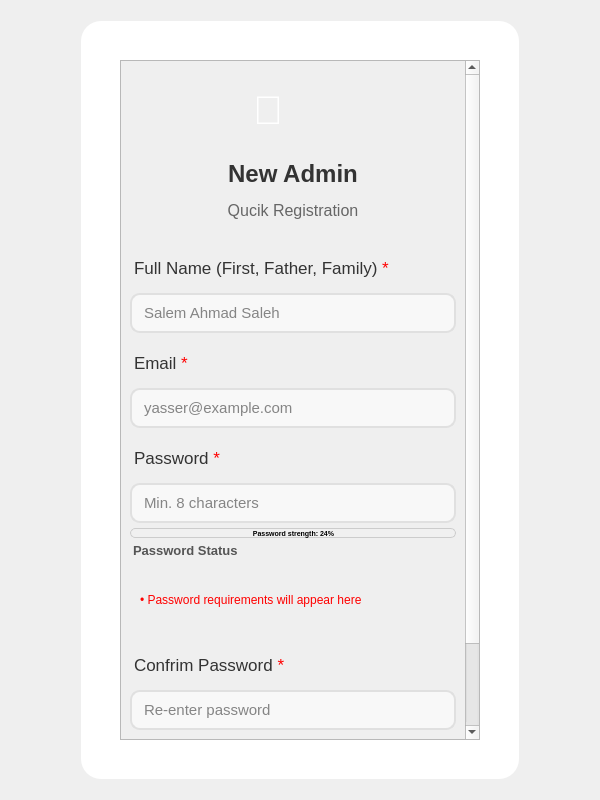
<?xml version="1.0" encoding="UTF-8"?>
<ui version="4.0">
 <class>CreateAdminAccountWidget</class>
 <widget class="QWidget" name="CreateAdminAccountWidget">
  <property name="geometry">
   <rect>
    <x>0</x>
    <y>0</y>
    <width>600</width>
    <height>800</height>
   </rect>
  </property>
  <property name="minimumSize">
   <size>
    <width>0</width>
    <height>500</height>
   </size>
  </property>
  <property name="windowTitle">
   <string>Create New Account</string>
  </property>
  <property name="windowIcon">
   <iconset>
    <normaloff>:/qrc_images/assets/images/login_bg.png</normaloff>:/qrc_images/assets/images/login_bg.png</iconset>
  </property>
  <property name="styleSheet">
   <string notr="true">background: qlineargradient(
    x1:0, y1:0,
    x2:1, y2:1,
    stop:0 #f093fb,
    stop:1 #f5576c
);
</string>
  </property>
  <layout class="QGridLayout" name="gridLayout_2">
   <item row="1" column="2">
    <spacer name="horizontalSpacer_2">
     <property name="orientation">
      <enum>Qt::Orientation::Horizontal</enum>
     </property>
     <property name="sizeType">
      <enum>QSizePolicy::Policy::Preferred</enum>
     </property>
     <property name="sizeHint" stdset="0">
      <size>
       <width>70</width>
       <height>20</height>
      </size>
     </property>
    </spacer>
   </item>
   <item row="1" column="0">
    <spacer name="horizontalSpacer">
     <property name="orientation">
      <enum>Qt::Orientation::Horizontal</enum>
     </property>
     <property name="sizeType">
      <enum>QSizePolicy::Policy::Preferred</enum>
     </property>
     <property name="sizeHint" stdset="0">
      <size>
       <width>70</width>
       <height>20</height>
      </size>
     </property>
    </spacer>
   </item>
   <item row="0" column="1">
    <spacer name="verticalSpacer">
     <property name="orientation">
      <enum>Qt::Orientation::Vertical</enum>
     </property>
     <property name="sizeType">
      <enum>QSizePolicy::Policy::Minimum</enum>
     </property>
     <property name="sizeHint" stdset="0">
      <size>
       <width>20</width>
       <height>10</height>
      </size>
     </property>
    </spacer>
   </item>
   <item row="1" column="1">
    <widget class="QFrame" name="loginPanel">
     <property name="enabled">
      <bool>true</bool>
     </property>
     <property name="sizePolicy">
      <sizepolicy hsizetype="Preferred" vsizetype="Preferred">
       <horstretch>0</horstretch>
       <verstretch>0</verstretch>
      </sizepolicy>
     </property>
     <property name="minimumSize">
      <size>
       <width>400</width>
       <height>0</height>
      </size>
     </property>
     <property name="maximumSize">
      <size>
       <width>650</width>
       <height>1000</height>
      </size>
     </property>
     <property name="styleSheet">
      <string notr="true">QFrame#loginPanel {
    background-color: #ffffff;
    border-radius: 20px;
    padding: 30px;
}
</string>
     </property>
     <property name="frameShape">
      <enum>QFrame::Shape::NoFrame</enum>
     </property>
     <property name="frameShadow">
      <enum>QFrame::Shadow::Raised</enum>
     </property>
     <property name="lineWidth">
      <number>0</number>
     </property>
     <layout class="QGridLayout" name="gridLayout">
      <item row="0" column="1">
       <widget class="QScrollArea" name="scrollAreaCreateAcc">
        <property name="minimumSize">
         <size>
          <width>0</width>
          <height>0</height>
         </size>
        </property>
        <property name="styleSheet">
         <string notr="true">/* ===== ScrollArea Transparent Background ===== */
QScrollArea#scrollAreaCreateAcc {
    background: transparent;
    border: none;
    padding-right: 3px; /* leaves space for the scrollbar to appear offset */
}

QScrollArea#scrollAreaCreateAcc &gt; QWidget {
    background: transparent;
}

QScrollArea#scrollAreaCreateAcc &gt; QWidget &gt; QWidget {
    background: transparent;
}

/* ===== VERTICAL SCROLLBAR ===== */
QScrollBar:vertical {
    width: 12px;
    background: rgba(255, 255, 255, 0.05);  /* subtle track */
    margin: 0px 0px 0px 0;  /* TOP RIGHT BOTTOM LEFT */
    border-radius: 6px;
}

QScrollBar::handle:vertical {
    background: rgba(120, 120, 120, 0.35);  /* glassy thumb */
    border-radius: 6px;
    min-height: 30px;
    border: 1px solid rgba(255, 255, 255, 0.2); /* subtle highlight */
}

QScrollBar::handle:vertical:hover {
    background: rgba(120, 120, 120, 0.55);
}

/* Up/Down buttons */
QScrollBar::add-line:vertical,
QScrollBar::sub-line:vertical {
    height: 16px;
    background: rgba(180, 180, 180, 0.35);
    border-radius: 4px;
}

/* Arrow icons */
QScrollBar::up-arrow:vertical,
QScrollBar::down-arrow:vertical {
    width: 6px;
    height: 6px;
    background: transparent;
}

/* Remove the blank area inside */
QScrollBar::add-page:vertical,
QScrollBar::sub-page:vertical {
    background: none;
}
</string>
        </property>
        <property name="verticalScrollBarPolicy">
         <enum>Qt::ScrollBarPolicy::ScrollBarAsNeeded</enum>
        </property>
        <property name="horizontalScrollBarPolicy">
         <enum>Qt::ScrollBarPolicy::ScrollBarAlwaysOff</enum>
        </property>
        <property name="sizeAdjustPolicy">
         <enum>QAbstractScrollArea::SizeAdjustPolicy::AdjustToContents</enum>
        </property>
        <property name="widgetResizable">
         <bool>true</bool>
        </property>
        <widget class="QWidget" name="scrollAreaWidgetContents">
         <property name="geometry">
          <rect>
           <x>0</x>
           <y>-19</y>
           <width>343</width>
           <height>802</height>
          </rect>
         </property>
         <property name="sizePolicy">
          <sizepolicy hsizetype="Expanding" vsizetype="MinimumExpanding">
           <horstretch>0</horstretch>
           <verstretch>0</verstretch>
          </sizepolicy>
         </property>
         <layout class="QVBoxLayout" name="verticalLayout_5">
          <item>
           <layout class="QVBoxLayout" name="verticalLayout_Title">
            <property name="spacing">
             <number>6</number>
            </property>
            <item alignment="Qt::AlignmentFlag::AlignHCenter">
             <widget class="QLabel" name="logoIcon">
              <property name="minimumSize">
               <size>
                <width>80</width>
                <height>80</height>
               </size>
              </property>
              <property name="maximumSize">
               <size>
                <width>80</width>
                <height>80</height>
               </size>
              </property>
              <property name="styleSheet">
               <string notr="true">QLabel#logoIcon {
    background: qlineargradient(
    x1:0, y1:0,
    x2:1, y2:1,
    stop:0 #f093fb,
    stop:1 #f5576c
);

    border-radius: 40px;
    min-width: 80px;
    min-height: 80px;
    max-width: 80px;
    max-height: 80px;
    font-size: 40px;
    color: white;
    qproperty-alignment: 'AlignCenter';
}
</string>
              </property>
              <property name="text">
               <string>🌟</string>
              </property>
             </widget>
            </item>
            <item alignment="Qt::AlignmentFlag::AlignHCenter">
             <widget class="QLabel" name="lableTitle">
              <property name="minimumSize">
               <size>
                <width>120</width>
                <height>35</height>
               </size>
              </property>
              <property name="styleSheet">
               <string notr="true">QLabel {
    color: #333333;
    font-size: 18pt;
    font-weight: bold;
    text-align: center;
    background: transparent;
}</string>
              </property>
              <property name="text">
               <string>New Admin</string>
              </property>
              <property name="alignment">
               <set>Qt::AlignmentFlag::AlignCenter</set>
              </property>
             </widget>
            </item>
            <item>
             <widget class="QLabel" name="labelSubtitle">
              <property name="minimumSize">
               <size>
                <width>300</width>
                <height>40</height>
               </size>
              </property>
              <property name="styleSheet">
               <string notr="true">QLabel#labelSubtitle{
    color: #666666;              /* gray color like HTML example */
    font-size: 12pt;              /* adjust size to fit QFrame */
    font-weight: normal;
    qproperty-alignment: 'AlignCenter';   /* center text horizontally */
    margin-bottom: 14px;          
    background: transparent;
}
</string>
              </property>
              <property name="text">
               <string>Qucik Registration</string>
              </property>
              <property name="alignment">
               <set>Qt::AlignmentFlag::AlignCenter</set>
              </property>
             </widget>
            </item>
           </layout>
          </item>
          <item>
           <layout class="QVBoxLayout" name="verticalLayout_input">
            <property name="spacing">
             <number>5</number>
            </property>
            <item>
             <widget class="QLabel" name="labelFullName">
              <property name="minimumSize">
               <size>
                <width>150</width>
                <height>45</height>
               </size>
              </property>
              <property name="styleSheet">
               <string notr="true">QLabel {
    color: #333333;
    font-size: 13pt;
    margin-top: 10px;
    margin-bottom: 4px;
    background: transparent;
}</string>
              </property>
              <property name="text">
               <string>&lt;html&gt;&lt;head/&gt;&lt;body&gt;&lt;p&gt;Full Name (First, Father, Family) &lt;span style=&quot; color:#ff0000;&quot;&gt;*&lt;/span&gt;&lt;/p&gt;&lt;/body&gt;&lt;/html&gt;</string>
              </property>
             </widget>
            </item>
            <item>
             <widget class="QLineEdit" name="lineEditFullName">
              <property name="sizePolicy">
               <sizepolicy hsizetype="Expanding" vsizetype="Fixed">
                <horstretch>0</horstretch>
                <verstretch>0</verstretch>
               </sizepolicy>
              </property>
              <property name="minimumSize">
               <size>
                <width>100</width>
                <height>35</height>
               </size>
              </property>
              <property name="maximumSize">
               <size>
                <width>16777215</width>
                <height>65</height>
               </size>
              </property>
              <property name="styleSheet">
               <string notr="true">QLineEdit {
    border: 2px solid #E0E0E0;
    border-radius: 10px;
    padding: 8px 10px;
    background: rgba(250, 250, 250, 200); /* slightly transparent soft white */
    font-size: 11pt;
    color: #111111;                         /* user text color */
    font-style: normal;                      /* ensures user text is not italic */
}

QLineEdit:focus {
    border: 2px solid #667EEA;
    background: rgba(250, 250, 250, 220);   /* slightly brighter on focus */
}

QLineEdit::placeholder {
    color: rgba(50, 50, 50, 200);           /* placeholder text color */
    font-style: italic;                      /* placeholder remains italic */
}
</string>
              </property>
              <property name="echoMode">
               <enum>QLineEdit::EchoMode::Normal</enum>
              </property>
              <property name="placeholderText">
               <string>Salem Ahmad Saleh</string>
              </property>
             </widget>
            </item>
            <item>
             <widget class="QLabel" name="labelEmail">
              <property name="minimumSize">
               <size>
                <width>150</width>
                <height>45</height>
               </size>
              </property>
              <property name="styleSheet">
               <string notr="true">QLabel {
    color: #333333;
    font-size: 13pt;
    margin-top: 10px;
    margin-bottom: 4px;
    background: transparent;
}</string>
              </property>
              <property name="text">
               <string>&lt;html&gt;&lt;head/&gt;&lt;body&gt;&lt;p&gt;Email &lt;span style=&quot; color:#ff0000;&quot;&gt;*&lt;/span&gt;&lt;/p&gt;&lt;/body&gt;&lt;/html&gt;</string>
              </property>
             </widget>
            </item>
            <item>
             <widget class="QLineEdit" name="lineEditEmail">
              <property name="sizePolicy">
               <sizepolicy hsizetype="Expanding" vsizetype="Fixed">
                <horstretch>0</horstretch>
                <verstretch>0</verstretch>
               </sizepolicy>
              </property>
              <property name="minimumSize">
               <size>
                <width>100</width>
                <height>35</height>
               </size>
              </property>
              <property name="maximumSize">
               <size>
                <width>16777215</width>
                <height>65</height>
               </size>
              </property>
              <property name="styleSheet">
               <string notr="true">QLineEdit {
    border: 2px solid #E0E0E0;
    border-radius: 10px;
    padding: 8px 10px;
    background: rgba(250, 250, 250, 200); /* slightly transparent soft white */
    font-size: 11pt;
    color: #111111;                         /* user text color */
    font-style: normal;                      /* ensures user text is not italic */
}

QLineEdit:focus {
    border: 2px solid #667EEA;
    background: rgba(250, 250, 250, 220);   /* slightly brighter on focus */
}

QLineEdit::placeholder {
    color: rgba(50, 50, 50, 200);           /* placeholder text color */
    font-style: italic;                      /* placeholder remains italic */
}
</string>
              </property>
              <property name="placeholderText">
               <string>yasser@example.com</string>
              </property>
             </widget>
            </item>
            <item>
             <widget class="QLabel" name="labelPassword">
              <property name="minimumSize">
               <size>
                <width>150</width>
                <height>45</height>
               </size>
              </property>
              <property name="styleSheet">
               <string notr="true">QLabel {
    color: #333333;
    font-size: 13pt;
    margin-top: 10px;
    margin-bottom: 4px;
    background: transparent;
}</string>
              </property>
              <property name="text">
               <string>Password &lt;font color=&quot;red&quot;&gt;*&lt;/font&gt;</string>
              </property>
             </widget>
            </item>
            <item>
             <widget class="QLineEdit" name="lineEditPassword">
              <property name="sizePolicy">
               <sizepolicy hsizetype="Expanding" vsizetype="Fixed">
                <horstretch>0</horstretch>
                <verstretch>0</verstretch>
               </sizepolicy>
              </property>
              <property name="minimumSize">
               <size>
                <width>100</width>
                <height>35</height>
               </size>
              </property>
              <property name="maximumSize">
               <size>
                <width>16777215</width>
                <height>65</height>
               </size>
              </property>
              <property name="toolTip">
               <string>&lt;html&gt;&lt;head/&gt;&lt;body&gt;&lt;p&gt;Password requirements:&lt;/p&gt;&lt;p&gt;• Minimum 8 characters&lt;/p&gt;&lt;p&gt;• At least 1 uppercase letter (A-Z)&lt;/p&gt;&lt;p&gt;• At least 1 lowercase letter (a-z)&lt;/p&gt;&lt;p&gt;• At least 1 number (0-9)&lt;/p&gt;&lt;p&gt;• At least 1 special character (= _ / \ + ! @ # $ % ^ &amp;amp; * ( ) , . ? &amp;quot; : { } | &amp;lt; &amp;gt; -)&lt;/p&gt;&lt;/body&gt;&lt;/html&gt;</string>
              </property>
              <property name="styleSheet">
               <string notr="true">QLineEdit {
    border: 2px solid #E0E0E0;
    border-radius: 10px;
    padding: 8px 10px;
    background: rgba(250, 250, 250, 200); /* slightly transparent soft white */
    font-size: 11pt;
    color: #111111;                         /* user text color */
    font-style: normal;                      /* ensures user text is not italic */
}

QLineEdit:focus {
    border: 2px solid #667EEA;
    background: rgba(250, 250, 250, 220);   /* slightly brighter on focus */
}

QLineEdit::placeholder {
    color: rgba(50, 50, 50, 200);           /* placeholder text color */
    font-style: italic;                      /* placeholder remains italic */
}
</string>
              </property>
              <property name="echoMode">
               <enum>QLineEdit::EchoMode::Password</enum>
              </property>
              <property name="placeholderText">
               <string>Min. 8 characters</string>
              </property>
             </widget>
            </item>
            <item>
             <widget class="QProgressBar" name="progressBarPwrdStrength">
              <property name="minimumSize">
               <size>
                <width>0</width>
                <height>0</height>
               </size>
              </property>
              <property name="maximumSize">
               <size>
                <width>16777215</width>
                <height>10</height>
               </size>
              </property>
              <property name="font">
               <font>
                <pointsize>5</pointsize>
                <bold>true</bold>
               </font>
              </property>
              <property name="styleSheet">
               <string notr="true">QProgressBar {
    border: 1px solid #ccc;       /* thin border */
    border-radius: 5px;           /* rounded corners */
    text-align: center;
    height: 12px;                  /* slim height */
    background-color: #f0f0f0;    /* light gray background */
}

QProgressBar::chunk {
    border-radius: 5px;
    /* background-color will be overridden dynamically for password strength */
}</string>
              </property>
              <property name="value">
               <number>24</number>
              </property>
              <property name="alignment">
               <set>Qt::AlignmentFlag::AlignCenter</set>
              </property>
              <property name="invertedAppearance">
               <bool>false</bool>
              </property>
              <property name="format">
               <string>Password strength: %p%</string>
              </property>
             </widget>
            </item>
            <item>
             <widget class="QLabel" name="labelPwrdStrengthStatus">
              <property name="styleSheet">
               <string notr="true">QLabel#labelPwrdStrengthStatus {
    font-size: 10pt;
    font-weight: bold;
    color: #555555;  /* Default text color */
    padding-top: -4px;
    padding-bottom: 2px;
    background: transparent;
}</string>
              </property>
              <property name="text">
               <string>Password Status</string>
              </property>
             </widget>
            </item>
            <item>
             <widget class="QScrollArea" name="scrollArea">
              <property name="sizePolicy">
               <sizepolicy hsizetype="Expanding" vsizetype="MinimumExpanding">
                <horstretch>0</horstretch>
                <verstretch>0</verstretch>
               </sizepolicy>
              </property>
              <property name="styleSheet">
               <string notr="true">background: transparent</string>
              </property>
              <property name="verticalScrollBarPolicy">
               <enum>Qt::ScrollBarPolicy::ScrollBarAsNeeded</enum>
              </property>
              <property name="widgetResizable">
               <bool>true</bool>
              </property>
              <widget class="QWidget" name="scrollAreaWidgetContents_3">
               <property name="geometry">
                <rect>
                 <x>0</x>
                 <y>0</y>
                 <width>321</width>
                 <height>68</height>
                </rect>
               </property>
               <layout class="QVBoxLayout" name="verticalLayout_4">
                <item>
                 <widget class="QLabel" name="labelPasswordRules">
                  <property name="sizePolicy">
                   <sizepolicy hsizetype="Expanding" vsizetype="Expanding">
                    <horstretch>0</horstretch>
                    <verstretch>0</verstretch>
                   </sizepolicy>
                  </property>
                  <property name="styleSheet">
                   <string notr="true">    background: transparent;</string>
                  </property>
                  <property name="text">
                   <string>&lt;html&gt;&lt;head/&gt;&lt;body&gt;&lt;p&gt;&lt;span style=&quot; color:#ff0000;&quot;&gt;• Password requirements will appear here&lt;/span&gt;&lt;/p&gt;&lt;/body&gt;&lt;/html&gt;</string>
                  </property>
                  <property name="textFormat">
                   <enum>Qt::TextFormat::RichText</enum>
                  </property>
                  <property name="wordWrap">
                   <bool>true</bool>
                  </property>
                 </widget>
                </item>
               </layout>
              </widget>
             </widget>
            </item>
            <item>
             <widget class="QLabel" name="labelPasswordConfirm">
              <property name="minimumSize">
               <size>
                <width>150</width>
                <height>45</height>
               </size>
              </property>
              <property name="styleSheet">
               <string notr="true">QLabel {
    color: #333333;
    font-size: 13pt;
    margin-top: 10px;
    margin-bottom: 4px;
    background: transparent;
}</string>
              </property>
              <property name="text">
               <string>&lt;html&gt;&lt;head/&gt;&lt;body&gt;&lt;p&gt;Confrim Password &lt;span style=&quot; color:#ff0000;&quot;&gt;*&lt;/span&gt;&lt;/p&gt;&lt;/body&gt;&lt;/html&gt;</string>
              </property>
             </widget>
            </item>
            <item>
             <widget class="QLineEdit" name="lineEditPasswordConfirm">
              <property name="sizePolicy">
               <sizepolicy hsizetype="Expanding" vsizetype="Fixed">
                <horstretch>0</horstretch>
                <verstretch>0</verstretch>
               </sizepolicy>
              </property>
              <property name="minimumSize">
               <size>
                <width>100</width>
                <height>35</height>
               </size>
              </property>
              <property name="maximumSize">
               <size>
                <width>16777215</width>
                <height>65</height>
               </size>
              </property>
              <property name="styleSheet">
               <string notr="true">QLineEdit {
    border: 2px solid #E0E0E0;
    border-radius: 10px;
    padding: 8px 10px;
    background: rgba(250, 250, 250, 200); /* slightly transparent soft white */
    font-size: 11pt;
    color: #111111;                         /* user text color */
    font-style: normal;                      /* ensures user text is not italic */
}

QLineEdit:focus {
    border: 2px solid #667EEA;
    background: rgba(250, 250, 250, 220);   /* slightly brighter on focus */
}

QLineEdit::placeholder {
    color: rgba(50, 50, 50, 200);           /* placeholder text color */
    font-style: italic;                      /* placeholder remains italic */
}
QLineEdit[error=&quot;true&quot;] {
    border: 2px solid #FF4A4A;
}
</string>
              </property>
              <property name="echoMode">
               <enum>QLineEdit::EchoMode::Password</enum>
              </property>
              <property name="placeholderText">
               <string>Re-enter password</string>
              </property>
             </widget>
            </item>
            <item>
             <spacer name="verticalSpacer_3">
              <property name="orientation">
               <enum>Qt::Orientation::Vertical</enum>
              </property>
              <property name="sizeType">
               <enum>QSizePolicy::Policy::MinimumExpanding</enum>
              </property>
              <property name="sizeHint" stdset="0">
               <size>
                <width>20</width>
                <height>10</height>
               </size>
              </property>
             </spacer>
            </item>
           </layout>
          </item>
          <item>
           <layout class="QVBoxLayout" name="verticalLayout">
            <property name="sizeConstraint">
             <enum>QLayout::SizeConstraint::SetDefaultConstraint</enum>
            </property>
            <item alignment="Qt::AlignmentFlag::AlignHCenter">
             <widget class="QLabel" name="labelGeneralStatus">
              <property name="styleSheet">
               <string notr="true">QLabel#labelGeneralStatus {
    font-size: 10pt;
    font-weight: bold;
    color: #555555;  /* Default text color */
    padding-top: -4px;
    padding-bottom: 2px;
    background: white;
}
/* When property 'statusColor' is set, override color */
QLabel#labelGeneralStatus[statusColor=&quot;red&quot;] {
    color: red;
}
QLabel#labelGeneralStatus[statusColor=&quot;green&quot;] {
    color: green;
}</string>
              </property>
              <property name="text">
               <string>General Status</string>
              </property>
             </widget>
            </item>
            <item>
             <spacer name="verticalSpacer_4">
              <property name="orientation">
               <enum>Qt::Orientation::Vertical</enum>
              </property>
              <property name="sizeHint" stdset="0">
               <size>
                <width>20</width>
                <height>3</height>
               </size>
              </property>
             </spacer>
            </item>
            <item alignment="Qt::AlignmentFlag::AlignHCenter">
             <widget class="QPushButton" name="buttonCreateAccount">
              <property name="sizePolicy">
               <sizepolicy hsizetype="Expanding" vsizetype="Preferred">
                <horstretch>0</horstretch>
                <verstretch>0</verstretch>
               </sizepolicy>
              </property>
              <property name="minimumSize">
               <size>
                <width>220</width>
                <height>45</height>
               </size>
              </property>
              <property name="maximumSize">
               <size>
                <width>220</width>
                <height>55</height>
               </size>
              </property>
              <property name="cursor">
               <cursorShape>PointingHandCursor</cursorShape>
              </property>
              <property name="styleSheet">
               <string notr="true">QPushButton#buttonCreateAccount {
    background: qlineargradient(x1:0, y1:0, x2:1, y2:1, stop:0 #667EEA, stop:1 #764BA2);
    color: white;
    border: none;
    border-radius: 10px;
    padding: 10px;
    font-size: 12pt;
    font-weight: bold;
}

QPushButton#buttonCreateAccount:hover {
    background: qlineargradient(x1:0, y1:0, x2:1, y2:1, stop:0 #4F63C6, stop:1 #5D3F9E);
    padding-top: 8px;
    padding-bottom: 12px;
}

QPushButton#buttonCreateAccount:pressed {
    background: #3C4A99;
    padding-top: 12px;
    padding-bottom: 8px;
}
QPushButton#buttonCreateAccount:disabled {
    background: #AAAAAA;
    color: #666666;
    padding: 10px;
}</string>
              </property>
              <property name="text">
               <string>Create  Account</string>
              </property>
             </widget>
            </item>
           </layout>
          </item>
          <item>
           <spacer name="verticalSpacer_Buttons_Bottom">
            <property name="orientation">
             <enum>Qt::Orientation::Vertical</enum>
            </property>
            <property name="sizeType">
             <enum>QSizePolicy::Policy::Minimum</enum>
            </property>
            <property name="sizeHint" stdset="0">
             <size>
              <width>20</width>
              <height>10</height>
             </size>
            </property>
           </spacer>
          </item>
         </layout>
        </widget>
       </widget>
      </item>
     </layout>
    </widget>
   </item>
   <item row="2" column="1">
    <spacer name="verticalSpacer_2">
     <property name="orientation">
      <enum>Qt::Orientation::Vertical</enum>
     </property>
     <property name="sizeType">
      <enum>QSizePolicy::Policy::Minimum</enum>
     </property>
     <property name="sizeHint" stdset="0">
      <size>
       <width>20</width>
       <height>10</height>
      </size>
     </property>
    </spacer>
   </item>
  </layout>
 </widget>
 <resources>
  <include location="login_resources.qrc"/>
 </resources>
 <connections/>
</ui>
